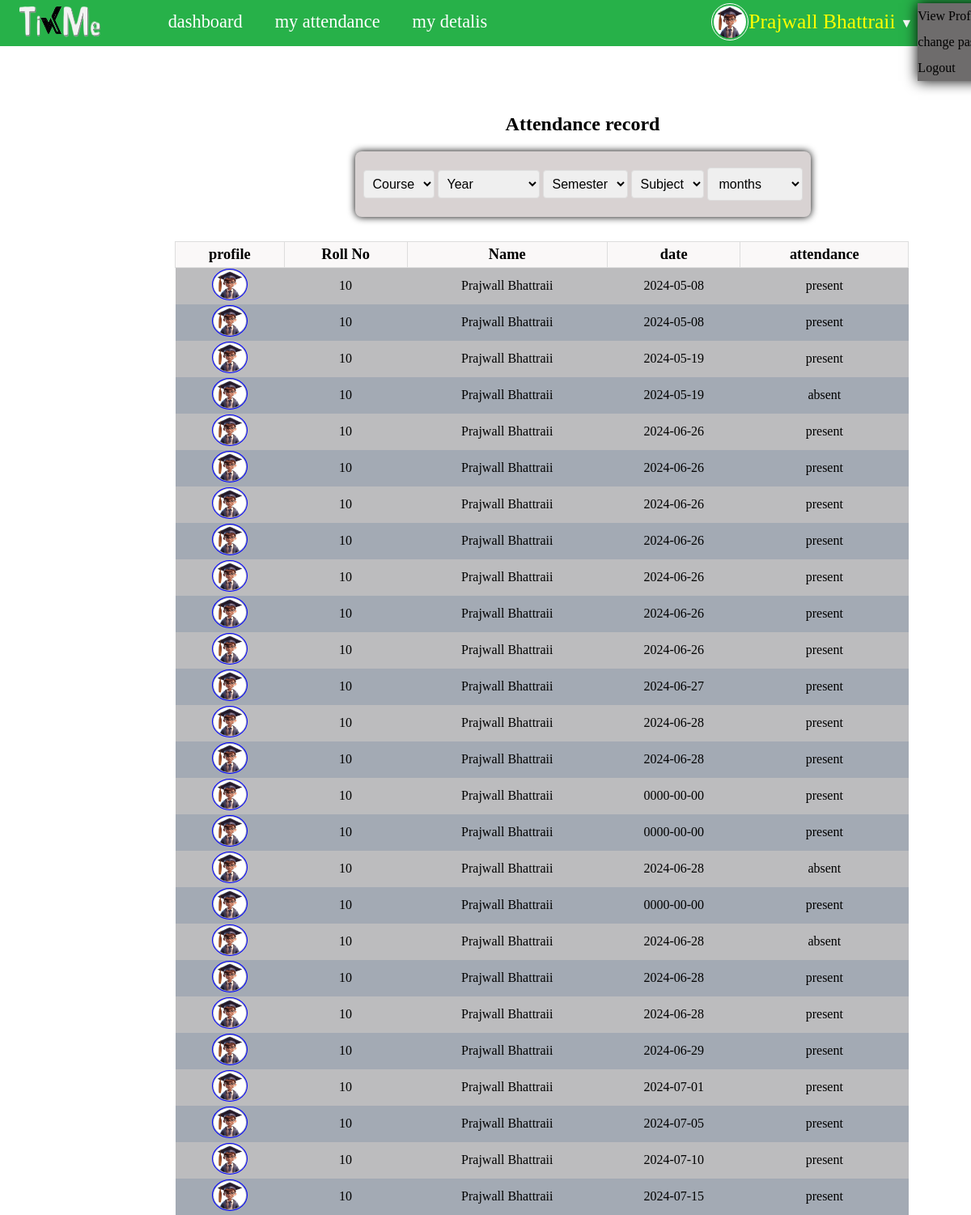
/Student_Dashboard/view_std_attendace_record.php (signed in), run on the app's committed database.
### tables this page shows
CREATE TABLE `attendence_record_table` (
  `id` int(11) NOT NULL,
  `subject_id` int(11) DEFAULT NULL,
  `student_id` int(11) DEFAULT NULL,
  `date` date DEFAULT NULL,
  `status` tinyint(1) DEFAULT NULL
);

CREATE TABLE `student_table` (
  `id` int(11) NOT NULL,
  `Name` varchar(255) NOT NULL,
  `Email` varchar(255) NOT NULL,
  `Phone` varchar(20) NOT NULL,
  `login_pwd` varchar(20) DEFAULT NULL,
  `DOB` date DEFAULT NULL,
  `course_type` varchar(30) DEFAULT NULL,
  `std_course` int(11) DEFAULT NULL,
  `year` int(11) DEFAULT NULL,
  `Batch_id` int(11) DEFAULT NULL,
  `semester` int(11) DEFAULT NULL,
  `section` varchar(10) DEFAULT NULL,
  `RegistrationNo` varchar(30) NOT NULL,
  `RollNo` varchar(30) NOT NULL,
  `address` varchar(255) NOT NULL,
  `Gender` varchar(10) DEFAULT NULL,
  `image` varchar(255) DEFAULT NULL,
  `Registered_date` date DEFAULT NULL,
  `status` tinyint(1) DEFAULT NULL
);

### Student_Dashboard/view_std_attendace_record.php (the view, shortened to what this page needs)
<?php
include ("student_title_bar.php");
try
{
    include '../database and tables/create_database.php';
    $student_id =$_SESSION['student_id'];
    $attendance_select = "SELECT attendence_record_table.*,student_table.Name as std_name,student_table.RollNo as std_roll,student_table.image as std_img, subjects_table.Title as sub_name from attendence_record_table
    INNER JOIN student_table on attendence_record_table.student_id = student_table.id
    INNER JOIN subjects_table on attendence_record_table.subject_id = subjects_table.id
    where student_table.id = '$student_id'
    ";
    $attendance_result = mysqli_query($connect, $attendance_select);
    if (mysqli_num_rows($attendance_result) > 0) {
        echo"<div class='view_attendace_record'";
        echo "<center><h2>Attendance record</h2></center>";
        echo "<div class='view_dropdown'>";
        include "../admin dashboard/view_student_dropdown.php";
        echo "</div>";
        echo '<table>
                <tr>
                    <th>profile</th>
                    <th>Roll No</th>
                    <th>Name</th>
                    <th>date</th>
                    <th>attendance</th>
                </tr>
            ';
        while ($attendance_row = mysqli_fetch_assoc($attendance_result)) {
            echo '<tr>
            <td>
            <img src="../registration form/student_images/' .$attendance_row['std_img'].'" class="student_tbl_pic" onclick ="profile_details()">
            </td>
                    <td>' . $attendance_row['std_roll'] . '</td>
                    <td class="leftname">' . $attendance_row['std_name'] . '</td>
                    <td>' . $attendance_row['date'] . '</td>
                    <td>' .  ($attendance_row['status']==1 ? "present": "absent") . '</td>
                </tr>
            ';
        }
        echo '</table>';
        echo'</div>';
    } else {
        echo 'Data not found';
    }
} catch (Exception $e) {
    die('table display error: ' . $e->getMessage());
}
?>
<!DOCTYPE html>
<html lang="en">
<head>
    <link rel="stylesheet" href="../Admin dashboard/admin_view_css.css">
    <link rel="stylesheet" href="../Admin dashboard/std_record_tblcss.css">
</head>
<body>
</body>
</html>

### Student_Dashboard/student_title_css.css (style rules this page uses)
.student_title_bar { margin: 0%; padding: 0%; }

### Admin dashboard/admin_view_css.css (style rules this page uses)
h2 { text-align: center; font-size: 35p; }
.view_attendace_record { margin: 5% 0% 0% 7% auto; padding-top: 10%; padding-left: 18%; display: block; justify-content: space-between; width: 84%; }
tr:nth-child(odd) { background-color: #a3aab4; }
tr:nth-child(even) { background-color: #bcbcbe; }
.view_dropdown { display: block; }
.admin_programs_view_tables th, .admin_years_view_tables th, .admin_semester_view_tables th, .admin_programs_batch_tables th, .admin_batchs_view_tables th, .admin_subject_view_tables th, .admin_teachers_view_tables th, .admin_teacher_subjects_view_tables th, .view_attendace_record th { background-color: #faf8f8; border: 1px solid #ddd; padding: 5px; font-size: 115%; text-align: center; }

### Admin dashboard/std_record_tblcss.css (style rules this page uses)
table { border-collapse: collapse; width: 90%; }
th,td { text-align: center; width: fit-content; }
.student_tbl_pic { height: 35px; width: 40px; margin: 0%; padding: 1px; border: 1px solid blue; border-radius: 50%; }

### data on the page
attendence_record_table: student.image (picture), student.RollNo "10", student.Name "Prajwall Bhattraii", date "2024-05-08", status "present"
attendence_record_table: student.image (picture), student.RollNo "10", student.Name "Prajwall Bhattraii", date "2024-05-08", status "present"
attendence_record_table: student.image (picture), student.RollNo "10", student.Name "Prajwall Bhattraii", date "2024-05-19", status "present"
attendence_record_table: student.image (picture), student.RollNo "10", student.Name "Prajwall Bhattraii", date "2024-05-19", status "absent"
attendence_record_table: student.image (picture), student.RollNo "10", student.Name "Prajwall Bhattraii", date "2024-06-26", status "present"
attendence_record_table: student.image (picture), student.RollNo "10", student.Name "Prajwall Bhattraii", date "2024-06-26", status "present"
attendence_record_table: student.image (picture), student.RollNo "10", student.Name "Prajwall Bhattraii", date "2024-06-26", status "present"
attendence_record_table: student.image (picture), student.RollNo "10", student.Name "Prajwall Bhattraii", date "2024-06-26", status "present"
attendence_record_table: student.image (picture), student.RollNo "10", student.Name "Prajwall Bhattraii", date "2024-06-26", status "present"
attendence_record_table: student.image (picture), student.RollNo "10", student.Name "Prajwall Bhattraii", date "2024-06-26", status "present"
attendence_record_table: student.image (picture), student.RollNo "10", student.Name "Prajwall Bhattraii", date "2024-06-26", status "present"
attendence_record_table: student.image (picture), student.RollNo "10", student.Name "Prajwall Bhattraii", date "2024-06-27", status "present"
attendence_record_table: student.image (picture), student.RollNo "10", student.Name "Prajwall Bhattraii", date "2024-06-28", status "present"
attendence_record_table: student.image (picture), student.RollNo "10", student.Name "Prajwall Bhattraii", date "2024-06-28", status "present"
attendence_record_table: student.image (picture), student.RollNo "10", student.Name "Prajwall Bhattraii", date "0000-00-00", status "present"
attendence_record_table: student.image (picture), student.RollNo "10", student.Name "Prajwall Bhattraii", date "0000-00-00", status "present"
attendence_record_table: student.image (picture), student.RollNo "10", student.Name "Prajwall Bhattraii", date "2024-06-28", status "absent"
attendence_record_table: student.image (picture), student.RollNo "10", student.Name "Prajwall Bhattraii", date "0000-00-00", status "present"
attendence_record_table: student.image (picture), student.RollNo "10", student.Name "Prajwall Bhattraii", date "2024-06-28", status "absent"
attendence_record_table: student.image (picture), student.RollNo "10", student.Name "Prajwall Bhattraii", date "2024-06-28", status "present"
attendence_record_table: student.image (picture), student.RollNo "10", student.Name "Prajwall Bhattraii", date "2024-06-28", status "present"
attendence_record_table: student.image (picture), student.RollNo "10", student.Name "Prajwall Bhattraii", date "2024-06-29", status "present"
attendence_record_table: student.image (picture), student.RollNo "10", student.Name "Prajwall Bhattraii", date "2024-07-01", status "present"
attendence_record_table: student.image (picture), student.RollNo "10", student.Name "Prajwall Bhattraii", date "2024-07-05", status "present"
attendence_record_table: student.image (picture), student.RollNo "10", student.Name "Prajwall Bhattraii", date "2024-07-10", status "present"
attendence_record_table: student.image (picture), student.RollNo "10", student.Name "Prajwall Bhattraii", date "2024-07-15", status "present"

### other printed values
$_SESSION['student_name'] "Prajwall Bhattraii"
